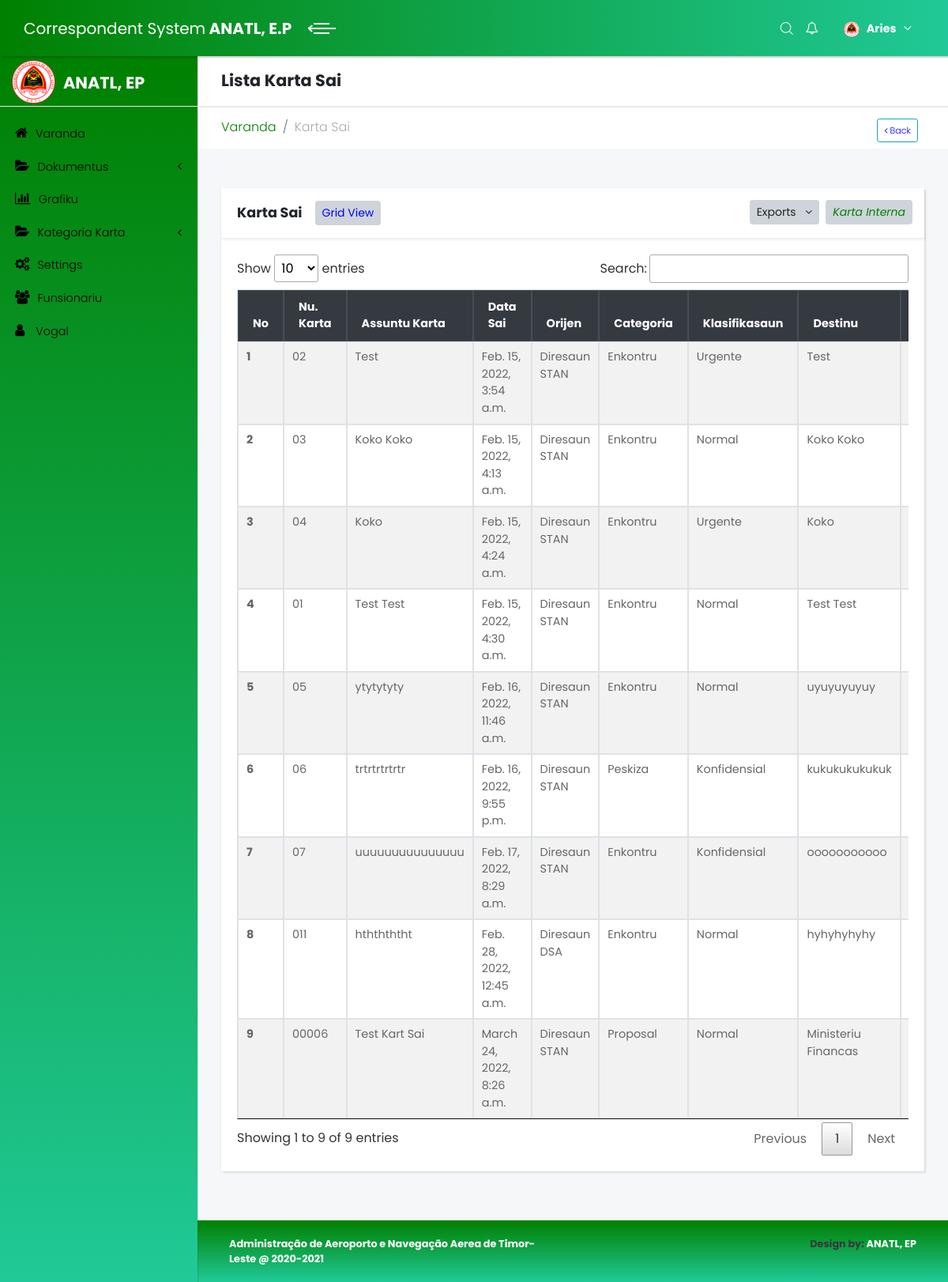
Screenshot of /documentSai/ (signed in) with the database file from the repository.
### users/models.py (models this page shows)
class User(AbstractUser):
	is_secretary = models.BooleanField(default=False)
	is_director = models.BooleanField(default=False)
	is_administrator = models.BooleanField(default=False)
	is_vogal = models.BooleanField(default=False)
	is_prezidente = models.BooleanField(default=False)

### administrator/models.py (models this page shows, shortened)
class DokumentuSai(models.Model):
	klasifikasaun = (
		('Urgente', 'Urgente'),
		('Normal', 'Normal'),
		('Konfidensial', 'Konfidensial'),
		)
	status = (
					('Saved','Saved'),
					('Readed','Readed'),
					('Done','Done'),
					)
	doc_number = models.CharField("Numeru Dokumentu",max_length=20, unique=True, null=False)
	subject = models.CharField("Naran Dokumentu",max_length=100, null=False)
	date_created = models.DateTimeField(auto_now_add=True)
	destinu = models.CharField("Karta ba",max_length=225, null=True)
	orijen = models.ForeignKey(Diresaun, on_delete=models.CASCADE, null=True)
	folder_name = models.CharField(max_length=50, null=True)
	file_name = models.FileField(max_length=200, null=True)
	category = models.ForeignKey(Category, on_delete=models.CASCADE, null=True)
	klasifikasaun = models.CharField(max_length=32, null=True, choices=klasifikasaun)
	hashed = models.CharField(max_length=32,null=True)
	status = models.CharField(max_length=20, null=True, choices=status)
	diretor_viewed = models.BooleanField(default=False)
	forward_to_president = models.BooleanField(default=False)
	president_viewed = models.BooleanField(default=False)
	forward_to_admin = models.BooleanField(default=False)
	admin_viewed = models.BooleanField(default=False)
	forward_to_vogal = models.BooleanField(default=False)
	vogal_viewed = models.BooleanField(default=False)
	class Meta:
		verbose_name_plural ="Documents Sai"

class Category(models.Model):
	cat_code = models.CharField("Kodigu Kategoria", max_length=10, null=False)
	cat_name = models.CharField("Kategoria", max_length=50, null=False)
	hashed = models.CharField(max_length=32,null=True)
	def __str__(self):
		return self.cat_name
	class Meta:
		verbose_name_plural ="Category"

### funsionariu/models.py (models this page shows)
class Diresaun(models.Model):
	codigu_diresaun = models.CharField(max_length=20, null=True,unique=True)
	diresaun = models.CharField(max_length=100,null=True)
	hashed = models.CharField(max_length=32,null=True)
	vogal = models.ForeignKey(Vogal, on_delete=models.CASCADE, null=True)
	def __str__(self):
		return self.diresaun
	class Meta:
		verbose_name_plural ="Diresaun"

### administrator/views/karta.py (the view, shortened to what this page needs)
# urls.py: path('documentSai/',documentSai,name="documents-sai-list"),
@login_required
def documentSai(request):
	cat = Category.objects.all()
	if request.user.is_director:
		person = Funsionariu.objects.get(user=request.user)
		diresaun_funsionariu = person.kargu.diresaun.id
		doc_sai = DokumentuSai.objects.filter(orijen=diresaun_funsionariu,status="Saved",diretor_viewed=True).all()
	if request.user.is_prezidente:
		doc_sai = DokumentuSai.objects.filter(status="Saved",forward_to_vogal=True,vogal_viewed=True,president_viewed=True).all()
	if request.user.is_secretary:
		doc_sai = DokumentuSai.objects.filter(status="Saved",forward_to_vogal=True,vogal_viewed=True,forward_to_president=True,president_viewed=True,admin_viewed=True).all()
	if request.user.is_staff:
		doc_sai = DokumentuSai.objects.all()
	data = {
		'documentSai':doc_sai,
		'categories':cat,
	}
	return render(request, 'doc_sai_list.html', data)

### administrator/templates/doc_sai_list.html (shortened to what this page needs)
{% extends 'main/base.html' %}
{% load static %}
{% block content %}
		    <header class="page-header">
            <div class="container-fluid">
              <h2 class="no-margin-bottom">Lista Karta Sai</h2>
            </div>
        </header>
          <div class="breadcrumb-holder container-fluid d-flex justify-content-between">
            <ul class="breadcrumb">
              <li class="breadcrumb-item">
                <a href="{% url 'home' %}">Varanda</a>
              </li>
              <li class="breadcrumb-item active">Karta Sai</li>
            </ul>
            <button class="btn btn-outline-info btn-sm mr-2 mt-3 h6" style="height: 30px;color: blue;font-size: 0.7rem" onclick=self.history.back()>
              <span class="fa fa-angle-left"></span> Back</button>
          </div>
          <section class="tables">
            <div class="container-fluid">
              <div class="row">
                <div class="col-lg-12">
                  <div class="card">
                    <div class="card-close d-flex justify-content-between">
                      <div class="dropdown ml-2">
                        <a type="button"  id="closeCard1" title="Exports" data-toggle="dropdown" aria-haspopup="true" aria-expanded="false" class="dropdown-toggle">
                        <b class="btn btn-sm btn-default" style="border-radius: 19px color: blue ; text-decoration: none;">Exports
                          <i class="fa fa-angle-down ml-2"></i>
                        </b>
                        </a>
                      </div>
                  <div  class="btn  btn-sm btn-default ml-2" style="border-radius: 19px color: blue ; text-decoration: none;">
                    <a href="{% url 'karta_interna_list' %}" title="Add Karta Sai Interna">
                          <i class="">Karta Interna</i>
                        </a>
                  </div>
                    </div>
                    <div class="card-header d-flex align-items-center">
                      <div class="mr-3">
                        <h3 class="h4">Karta Sai</h3>
                      </div>
                      <div class="btn btn-sm btn-default">
                        <a href="{% url 'grid-doc-sai' %}" style="color: blue;text-decoration: none;">Grid View</a>
                      </div>
                    </div>
                    <div class="card-body">
                      <div class="table-responsive">
                        <table class="table table-sm table-striped table-hover table-bordered" id="table_1">
                          <thead class="thead-dark">
                            <tr>
                              <th>No</th>
                              <th>Nu. Karta</th>
                              <th>Assuntu Karta</th>
                              <th>Data Sai</th>
                              <th>Orijen</th>
                              <th>Categoria</th>
                              <th>Klasifikasaun</th>
                              <th>Destinu</th>
                              <th>Filename</th>
                            </tr>
                          </thead>
                          <tbody>
                            {% for data in documentSai %}
                            <tr>
                              <th scope="row">{{forloop.counter}}</th>
                              <td class="editable" data-id="{{data.id}}" data-type="doc_number" data-url="{% url 'liveDocSave' %}">{{data.doc_number}}</td>
                              <td class="editable" data-id="{{data.id}}" data-type="subject" data-url="{% url 'liveDocSave' %}">{{data.subject}}</td>
                              <td class="editable" data-id="{{data.id}}" data-type="date_created" data-url="{% url 'liveDocSave' %}">{{data.date_created}}</td>
                              <td class="editable" data-id="{{data.id}}" data-type="orijen" data-url="{% url 'liveDocSave' %}">{{data.orijen}}</td>
                              <td class="editable" data-id="{{data.id}}" data-type="category" data-url="{% url 'liveDocSave' %}">{{data.category}}</td>
                              <td class="editable" data-id="{{data.id}}" data-type="klasifikasaun" data-url="{% url 'liveDocSave' %}">{{data.klasifikasaun}}</td>
                              <td class="editable" data-id="{{data.id}}" data-type="destinu" data-url="{% url 'liveDocSave' %}">{{data.destinu}}</td>
                              <td><a href="{{data.file_name.url}}" target="_blank">{{data.file_name}}</a></td>
                            </tr>
                            {% endfor %}
                          </tbody>
                        </table>
                      </div>
                    </div>
                  </div>
                </div>
              </div>
            </div>
          </section>
{% endblock %}

### administrator/templates/main/header.html (shortened to what this page needs)
{% load static %}
<header class="" style="background: linear-gradient(to bottom,green,#20c997);color: #20c997">
        <nav class="navbar">
          <div class="container-fluid">
            <div class="navbar-holder d-flex align-items-center justify-content-between" >
              <div class="navbar-header">
                <a href="{% url 'home' %}" class="navbar-brand d-none d-sm-inline-block">
                  <div class="brand-text d-none d-lg-inline-block"><span>Correspondent System </span><strong> ANATL, E.P</strong></div>
                  <div class="brand-text d-none d-sm-inline-block d-lg-none"><strong>ANATL, E.P</strong></div></a>
                <a id="toggle-btn" href="#" class="menu-btn active"><span></span><span></span><span></span></a>
              </div>
              <ul class="nav-menu list-unstyled d-flex flex-md-row align-items-md-center">
                <li class="nav-item d-flex align-items-center"><a id="search" href="#"><i class="icon-search"></i></a></li>
                <li class="nav-item dropdown">
                  <a id="notifications" rel="nofollow" data-target="#" href="#" data-toggle="dropdown" aria-haspopup="true" aria-expanded="false" class="nav-link">
                    <i class="fa fa-bell-o"></i>
                  </a>
                </li>
                <li class="nav-item dropdown">
                  <a id="languages" rel="nofollow" data-target="#" href="#" data-toggle="dropdown" aria-haspopup="true" aria-expanded="false" class="nav-link language dropdown-toggle">
                    {% if request.user.is_staff %}
                    <img src="{% static 'img/logo_sejd.png' %}" style="width: 20px;border-radius: 10px" alt="ANATL, EP">
                    {% endif %}
                    <b><span class="d-none d-sm-inline-block text-white" style="font-size: 0.9rem">{{request.user.username}}</span></b>
                  </a>
                </li>
              </ul>
            </div>
          </div>
        </nav>
</header>

### rows the page displays
User: user.username "Aries"
DokumentuSai: doc_number "02", subject "Test", date_created "Feb. 15, 2022, 3:54 a.m.", orijen "Diresaun STAN", category "Enkontru", klasifikasaun "Urgente", destinu "Test"
DokumentuSai: doc_number "03", subject "Koko Koko", date_created "Feb. 15, 2022, 4:13 a.m.", orijen "Diresaun STAN", category "Enkontru", klasifikasaun "Normal", destinu "Koko Koko"
DokumentuSai: doc_number "04", subject "Koko", date_created "Feb. 15, 2022, 4:24 a.m.", orijen "Diresaun STAN", category "Enkontru", klasifikasaun "Urgente", destinu "Koko"
DokumentuSai: doc_number "01", subject "Test Test", date_created "Feb. 15, 2022, 4:30 a.m.", orijen "Diresaun STAN", category "Enkontru", klasifikasaun "Normal", destinu "Test Test"
DokumentuSai: doc_number "05", subject "ytytytyty", date_created "Feb. 16, 2022, 11:46 a.m.", orijen "Diresaun STAN", category "Enkontru", klasifikasaun "Normal", destinu "uyuyuyuyuy"
DokumentuSai: doc_number "06", subject "trtrtrtrtrtr", date_created "Feb. 16, 2022, 9:55 p.m.", orijen "Diresaun STAN", category "Peskiza", klasifikasaun "Konfidensial", destinu "kukukukukukuk"
DokumentuSai: doc_number "07", subject "uuuuuuuuuuuuuuu", date_created "Feb. 17, 2022, 8:29 a.m.", orijen "Diresaun STAN", category "Enkontru", klasifikasaun "Konfidensial", destinu "ooooooooooo"
DokumentuSai: doc_number "011", subject "hththththt", date_created "Feb. 28, 2022, 12:45 a.m.", orijen "Diresaun DSA", category "Enkontru", klasifikasaun "Normal", destinu "hyhyhyhyhy"
DokumentuSai: doc_number "00006", subject "Test Kart Sai", date_created "March 24, 2022, 8:26 a.m.", orijen "Diresaun STAN", category "Proposal", klasifikasaun "Normal", destinu "Ministeriu Financas"
